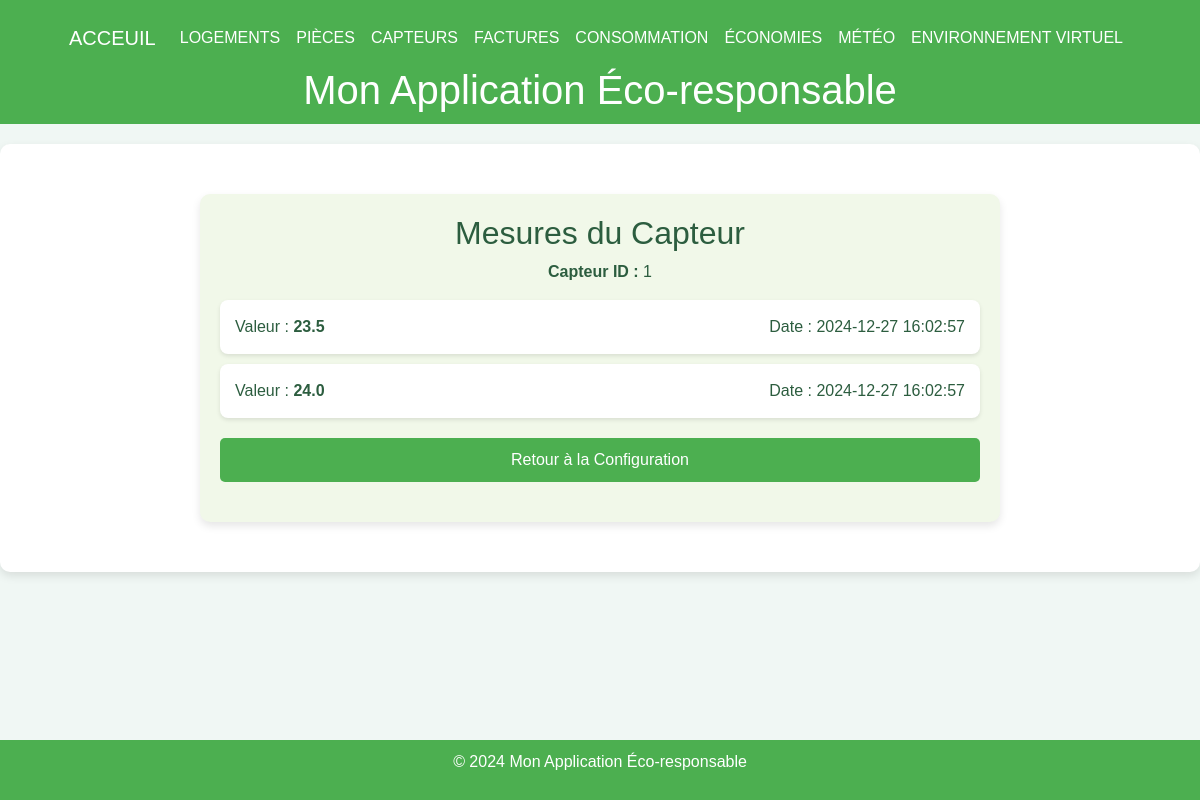
The app's page /measurements/1, older data.
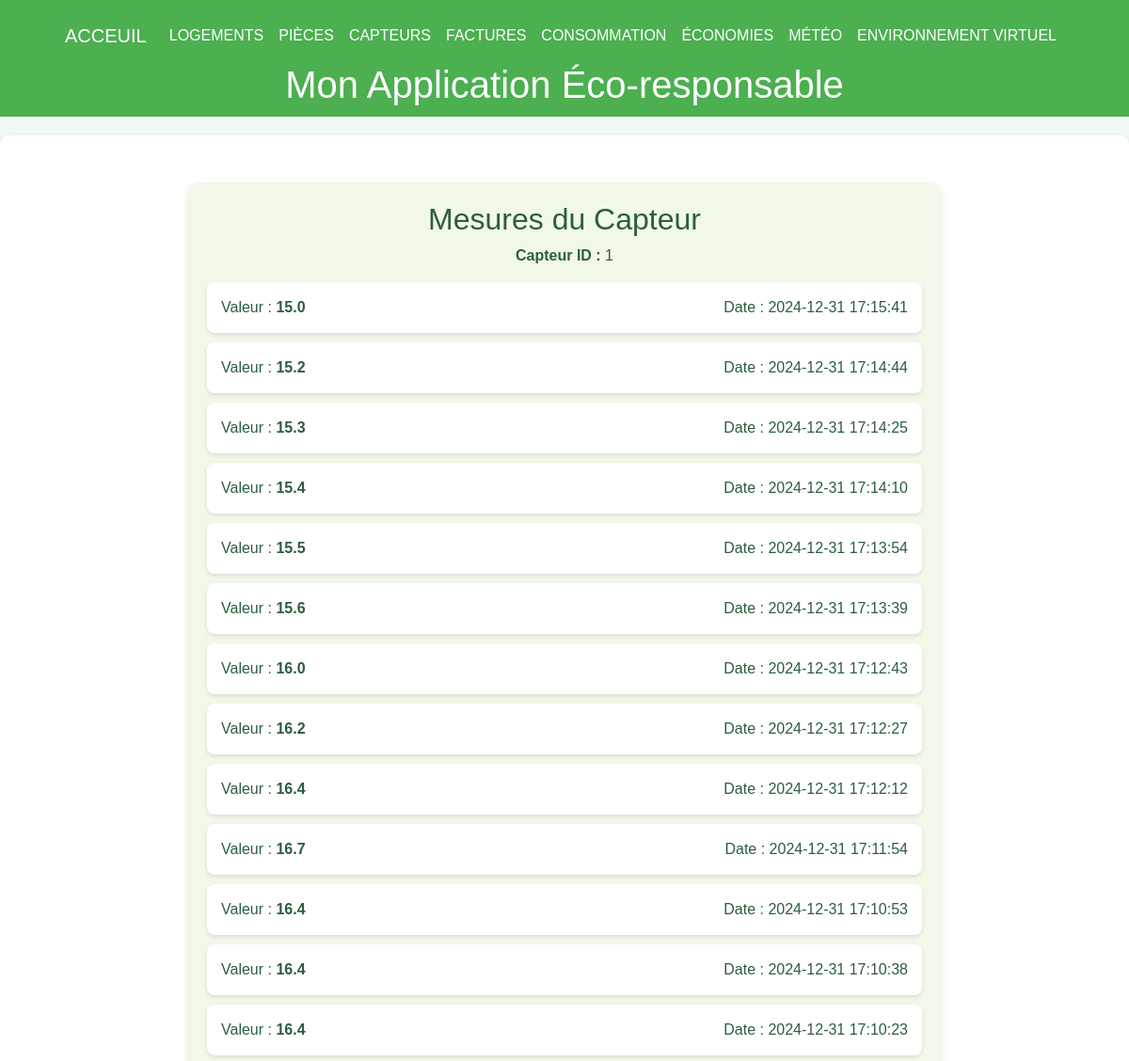
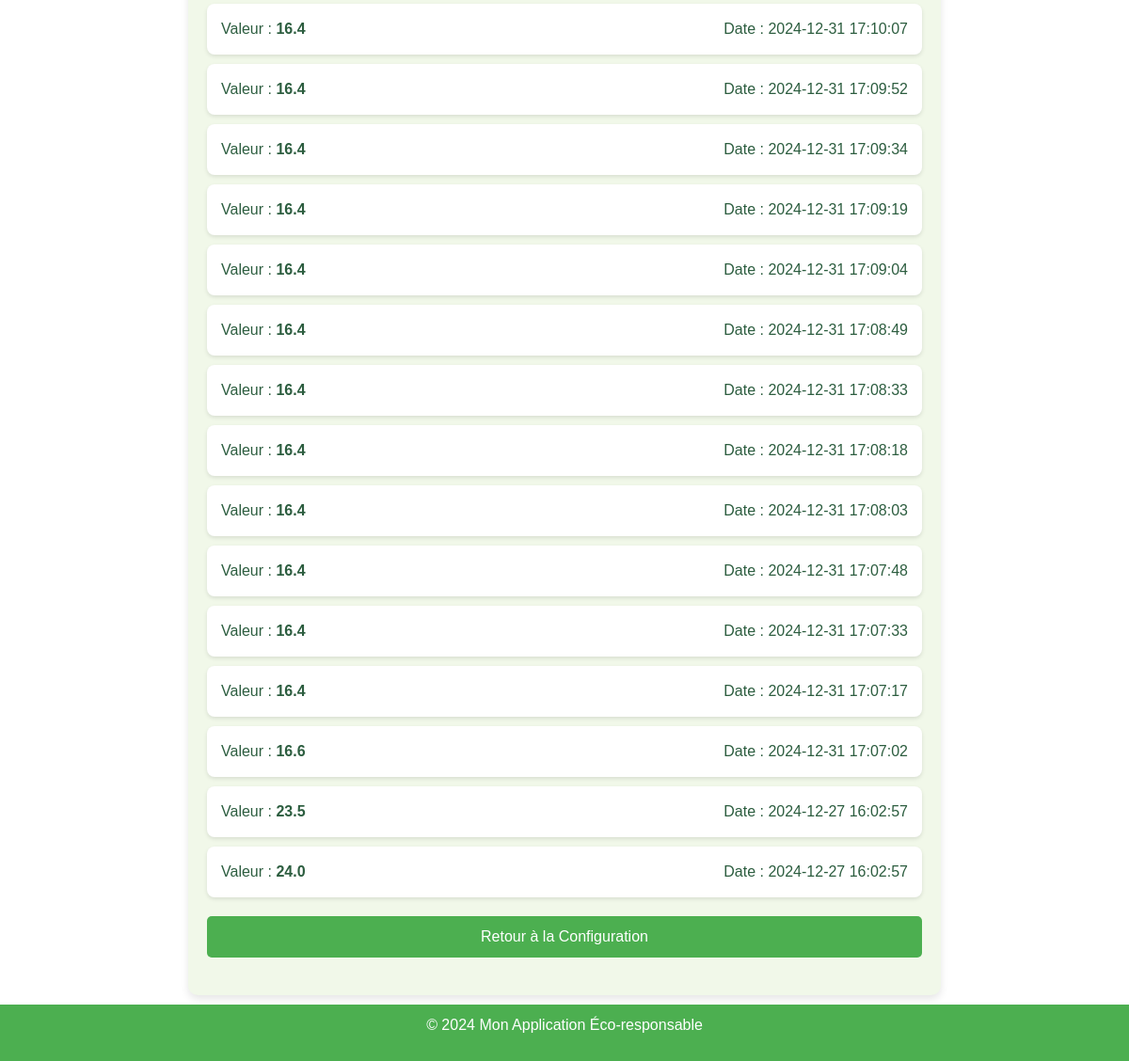
The same page, newer data (2 pictures, top to bottom).
### tables this page shows
CREATE TABLE Measurements (
measurement_id INTEGER PRIMARY KEY, -- Identifiant unique pour chaque mesure
sensor_id INTEGER, -- RÃ©fÃ©rence au capteur qui a pris la mesure
value FLOAT, -- Valeur enregistrÃ©e par le capteur
insert_date TIMESTAMP DEFAULT CURRENT_TIMESTAMP, -- Horodatage de l'enregistrement de la mesure
FOREIGN KEY (sensor_id) REFERENCES Sensor(sensor_id) -- Lien entre la mesure et un capteur spÃ©cifique
);

### main.py (the view)
@app.get("/measurements/{sensor_id}", response_class=HTMLResponse)
def get_sensor_measurements(request: Request, sensor_id: int):
    conn = get_db_connection()
    conn.row_factory = sqlite3.Row  # Ensure rows are returned as dictionaries
    logements = conn.execute("SELECT housing_id, address FROM Housing").fetchall()
    measurements = conn.execute(
        "SELECT value, insert_date FROM Measurements WHERE sensor_id = ? ORDER BY insert_date DESC",
        (sensor_id,)
    ).fetchall()
    sensor_info = conn.execute(
        """
        SELECT h.housing_id, h.address
        FROM Sensor s
        JOIN Room r ON s.room_id = r.room_id
        JOIN Housing h ON r.housing_id = h.housing_id
        WHERE s.sensor_id = ?
        """,
        (sensor_id,)
    ).fetchone()
    conn.close()
    measurements = [dict(m) for m in measurements]
    return templates.TemplateResponse("measurements.html", {
        "request": request,
        "sensor_id": sensor_id,
        "measurements": measurements,
        "housing_id": sensor_info["housing_id"] if sensor_info else 1,
        "selected_logement_address": sensor_info["address"] if sensor_info else "Logement par Défaut"
    })

### templates/measurements.html (shortened to what this page needs)
{% extends "layout.html" %}
{% block content %}
<div class="container">
    <h2 class="text-center">Mesures du Capteur</h2>
    <p class="text-center"><strong>Capteur ID :</strong> {{ sensor_id }}</p>
    <div id="measurements-list">
        {% if measurements %}
            {% for measurement in measurements %}
            <div class="measurement-item">
                <span>Valeur : <strong>{{ measurement['value'] }}</strong></span>
                <span>Date : {{ measurement['insert_date'] }}</span>
            </div>
            {% endfor %}
        {% else %}
            <p class="text-center">Aucune mesure trouvée pour ce capteur.</p>
        {% endif %}
    </div>
    <a href="/sensors/{{ housing_id }}" class="btn-back">Retour à la Configuration</a>
</div>
{% endblock %}

### templates/layout.html (shortened to what this page needs)
<!DOCTYPE html>
<html lang="fr">
<head>
    <link href="https://cdn.jsdelivr.net/npm/bootstrap@5.3.0/dist/css/bootstrap.min.css" rel="stylesheet">
</head>
<body>
    <header>
        {% include 'menu.html' %}
        <h1>Mon Application Éco-responsable</h1>
    </header>
    <main class="container-fluid">
        {% block content %}{% endblock %}
    </main>
    <footer>
        <p>&copy; 2024 Mon Application Éco-responsable</p>
    </footer>
</body>
</html>

### templates/menu.html (shortened to what this page needs)
<nav class="navbar navbar-expand-lg navbar-light">
    <div class="container-fluid">
        <a class="navbar-brand text-white" href="/">Acceuil</a>
        <div class="collapse navbar-collapse" id="navbarNav">
            <ul class="navbar-nav">
                <li class="nav-item"><a class="nav-link text-white" href="/logements">Logements</a></li>
                <li class="nav-item"><a class="nav-link text-white" href="/rooms/1">Pièces</a></li>
                <li class="nav-item"><a class="nav-link text-white" href="/sensors/1">Capteurs</a></li>
                <li class="nav-item"><a class="nav-link text-white" href="/visualiser_factures">Factures</a></li>
                <li class="nav-item"><a class="nav-link text-white" href="/consommation_par_logement">Consommation</a></li>
                <li class="nav-item"><a class="nav-link text-white" href="/economies_realisees">Économies</a></li>
                <li class="nav-item"><a class="nav-link text-white" href="/meteo">Météo</a></li>
                <li class="nav-item"><a class="nav-link text-white" href="/vite_scene">Environnement Virtuel</a></li>
            </ul>
        </div>
    </div>
</nav>

### templates/layout.html (style rules this page uses)
body { font-family: Arial, sans-serif; margin: 0; padding: 0; background-color: #f0f7f4; color: #2c5d3f; }
header { background-color: #4caf50; color: white; display: flex; flex-direction: column; align-items: center; padding: 10px; position: relative; }
header h1 { text-align: center; margin: 0; }
main { margin: 20px auto; padding: 20px; max-width: 1200px; background-color: white; border-radius: 10px; box-shadow: 0 4px 10px rgba(0, 0, 0, 0.1); }
footer { background-color: #4caf50; color: white; text-align: center; padding: 10px 0; position: fixed; width: 100%; bottom: 0; }

### templates/measurements.html (style rules this page uses)
.container { max-width: 800px; margin: 30px auto; padding: 20px; background-color: #f1f8e9; border-radius: 10px; box-shadow: 0 4px 8px rgba(0, 0, 0, 0.1); }
.measurement-item { background: white; padding: 15px; margin: 10px 0; border-radius: 8px; box-shadow: 0 2px 4px rgba(0, 0, 0, 0.1); display: flex; justify-content: space-between; }
.measurement-item span { font-size: 16px; }
.btn-back { display: block; margin: 20px auto; padding: 10px 25px; background-color: #4caf50; color: white; border: none; border-radius: 5px; text-align: center; text-decoration: none; transition: background 0.3s; }

### templates/menu.html (style rules this page uses)
.navbar { background-color: #4caf50 !important; }
.navbar-brand, .nav-link { color: white !important; position: relative; text-transform: uppercase; font-weight: 500; transition: color 0.3s ease; }
.nav-link::after { content: ''; position: absolute; left: 0; bottom: -3px; width: 0; height: 2px; background-color: #ffd700; transition: width 0.3s ease; }

Row changes from the older to the newer data that the page shows:
added Measurements: value "15.0", insert_date "2024-12-31 17:15:41"
added Measurements: value "15.2", insert_date "2024-12-31 17:14:44"
added Measurements: value "15.3", insert_date "2024-12-31 17:14:25"
added Measurements: value "15.4", insert_date "2024-12-31 17:14:10"
added Measurements: value "15.5", insert_date "2024-12-31 17:13:54"
added Measurements: value "15.6", insert_date "2024-12-31 17:13:39"
added Measurements: value "16.0", insert_date "2024-12-31 17:12:43"
added Measurements: value "16.2", insert_date "2024-12-31 17:12:27"
added Measurements: value "16.4", insert_date "2024-12-31 17:12:12"
added Measurements: value "16.7", insert_date "2024-12-31 17:11:54"
added Measurements: value "16.4", insert_date "2024-12-31 17:10:53"
added Measurements: value "16.4", insert_date "2024-12-31 17:10:38"
added Measurements: value "16.4", insert_date "2024-12-31 17:10:23"
added Measurements: value "16.4", insert_date "2024-12-31 17:10:07"
added Measurements: value "16.4", insert_date "2024-12-31 17:09:52"
added Measurements: value "16.4", insert_date "2024-12-31 17:09:34"
added Measurements: value "16.4", insert_date "2024-12-31 17:09:19"
added Measurements: value "16.4", insert_date "2024-12-31 17:09:04"
added Measurements: value "16.4", insert_date "2024-12-31 17:08:49"
added Measurements: value "16.4", insert_date "2024-12-31 17:08:33"
added Measurements: value "16.4", insert_date "2024-12-31 17:08:18"
added Measurements: value "16.4", insert_date "2024-12-31 17:08:03"
added Measurements: value "16.4", insert_date "2024-12-31 17:07:48"
added Measurements: value "16.4", insert_date "2024-12-31 17:07:33"
added Measurements: value "16.4", insert_date "2024-12-31 17:07:17"
added Measurements: value "16.6", insert_date "2024-12-31 17:07:02"
